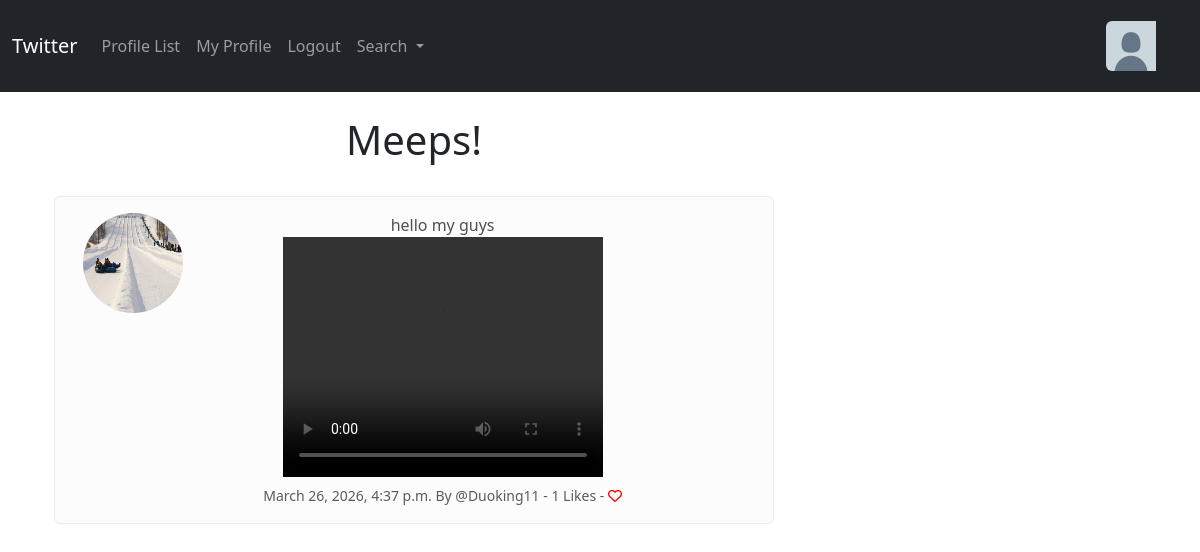
Page /meep_show/41 (signed in) on the committed database.
### musker/models.py (models this page shows, shortened)
class Meep(models.Model):
    user = models.ForeignKey(
        User, related_name="meeps",
        on_delete=models.DO_NOTHING
    )
    body = models.CharField(max_length=200)
    created_at = models.DateTimeField(auto_now_add=True)
    likes = models.ManyToManyField(User, related_name="meep_like", blank=True)
    video = models.FileField(upload_to='meep_videos/', blank=True, null=True)
    def number_of_likes(self):
        return self.likes.count()

class Profile(models.Model):
    user = models.OneToOneField(User, on_delete=models.CASCADE)
    follows = models.ManyToManyField("self", related_name="followed_by", symmetrical=False, blank=True)
    date_modified= models.DateTimeField(auto_now=True)
    profile_image= models.ImageField(null=True, blank=True, upload_to="images/")
    profile_bio = models.CharField(null=True, blank=True, max_length=500)
    homepage_link= models.CharField(null=True, blank=True, max_length=500)
    facebook_link = models.CharField(null=True, blank=True, max_length=500)
    instagram_link = models.CharField(null=True, blank=True, max_length=500)
    linkedin_link = models.CharField(null=True, blank=True, max_length=500)

### musker/views.py (the view)
# urls.py: path('meep_show/<int:pk>',views.meep_show, name='meep_show'),
def meep_show(request, pk):
    meep = get_object_or_404(Meep, id=pk)
    if meep:
        return render(request, 'show_meep.html', {"meep":meep})
    else:
        messages.success(request,("You must be logged in To update profile"))
        return redirect('home')

### musker/templates/show_meep.html (shortened to what this page needs)
{% extends "base.html" %}
{% load static %}
{% block content %}
<div class="container text-center">
    <div class="row">
        <div class="col-8">
<h1>Meeps!</h1>
<br/>
<div class="alert alert-light" role="alert">
    <div class="container">
        <div class="row">
            <div class="col-1">
                {% if meep.user.profile.profile_image  %}
                <img src="{{meep.user.profile.profile_image.url}}" width=100 height=100 class="rounded-circle" alt="{{profile.user.username}} ">
                    {% else %}
                <img src="{% static 'images/twitter-avi-gender-balanced-figure.png' %}" width=100 height=100  class="rounded-circle" alt="Profile Picture">
                {% endif %}
            </div>
            <div class="col-11">
    {{ meep.body }}</br>
    {% if meep.video %}
    <video width="320" height="240" controls>
        <source src="{{ meep.video.url }}" type="video/mp4">
    </video>
{% else %}
    No video available.
{% endif %}
    <small class="text-muted">
        {{meep.created_at}} By
        @{{meep.user.username}}
        - {{meep.number_of_likes}} Likes -
        {% if user in meep.likes.all %}
        <a href="{% url 'meep_like' meep.id %}"><i class="fa-solid fa-heart" style="color:red"></i>
        </a>
        {% else %}
        <a href="{% url 'meep_like' meep.id %}">
<i class="fa fa-heart-o" style="color:red"></i>
        </a>
        {% endif %}
</small>
</div><br/><br/>
</div>
</div>
</div>
</div>
<div class="col-4">
{% endblock  %}

### rows in the picture
Meep: user.profile.profile_image (picture), body "hello my guys", created_at "March 26, 2026, 4:37 p.m.", user.username "Duoking11", number_of_likes "1"
